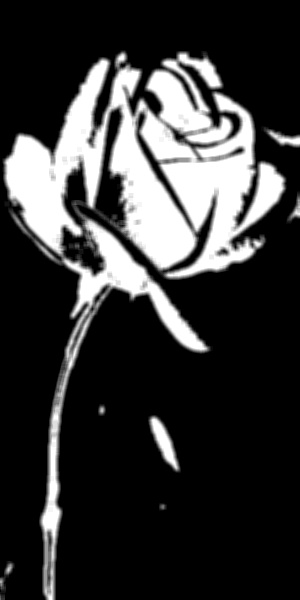
#> input picture 24-7-20_IP_Task-1_Prathamesh_Yadav/averaging.jpg, 300 x 600 px, given in place of rose_flower.jpg, which was not available
$ python task.py
#> lines starting #> are read from the running program, lines starting #| are printed output that depends on the picture; after the words box and inside, x2 and y2 are one past the last pixel; in counts of white or black regions, pixels touching at a corner belong together; pictures that were not available may be replaced by others from this repository, and a replacement may not be noted
import cv2
import numpy as np

# ----------------------------------------------------------------------------------------------------------------------
img = cv2.imread('rose_flower.jpg')
#> img is the input picture: shape (600, 300, 3); min 0, max 255, mean 54.7
# print(img.shape)
img = cv2.resize(img,(300,600))
def fun(x):
    pass

# [32 lines of commented-out code are left out]
final_low = np.array([25,18,14], np.uint8)
final_high = np.array([196,93,255], np.uint8)
mask = cv2.inRange(img,final_low,final_high)
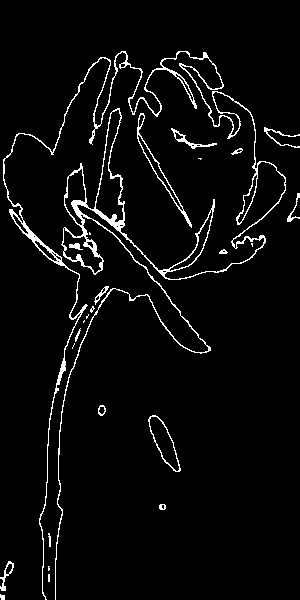
#> mask: shape (600, 300); 4.2% white in thin lines or dots

# blurring -------------------------------------------------------------------------------------------------------------
kernel = np.array(([4,5,6],[5,8,9],[6,3,1]),np.uint8)

# filter2D
blurred = cv2.filter2D(mask,-1,kernel)
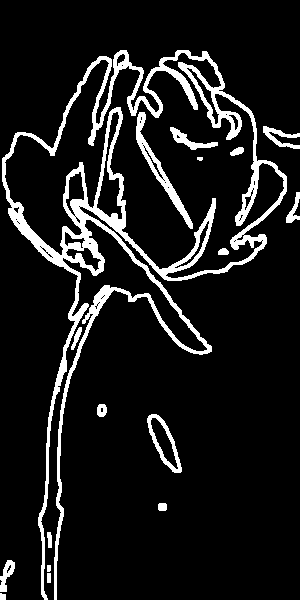
#> blurred: shape (600, 300); 10.4% white; 17 white regions, largest, box (x1, y1, x2, y2) and area: (2, 50, 287, 600) 15444, (136, 112, 193, 229) 975, (147, 414, 182, 473) 540

# averaging
averaging = cv2.blur(mask,(5,5))
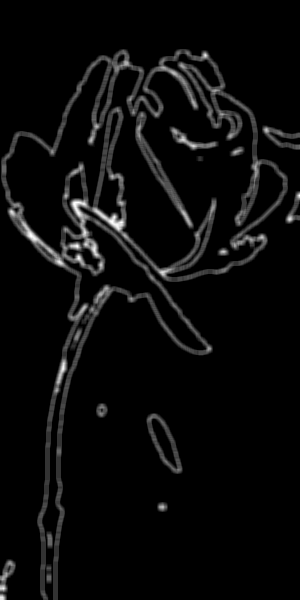
#> averaging: shape (600, 300); min 0, max 255, mean 10.7

# gaussian
gaussian = cv2.GaussianBlur(mask,(5,5),0)
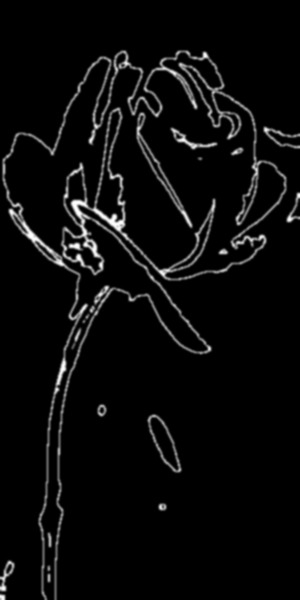
#> gaussian: shape (600, 300); min 0, max 255, mean 10.7

# median
median = cv2.medianBlur(mask,5)
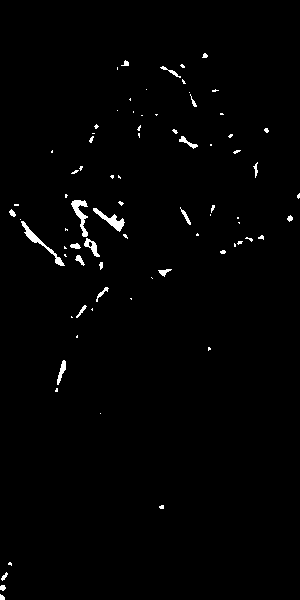
#> median: shape (600, 300); 1.2% white; 79 white regions (55 under 20 px), largest, box (x1, y1, x2, y2) and area: (21, 221, 65, 266) 269, (71, 200, 88, 237) 252, (93, 208, 125, 232) 234

# bilateralFilter
bilateral = cv2.bilateralFilter(mask,9,80,80)

# flowerpot and name ---------------------------------------------------------------------------------------------------
font = cv2.FONT_HERSHEY_DUPLEX
final_img = cv2.putText(img,'ROSE',(0,150),font,1,(0,0,0),2)

final_img = cv2.line(img, (10, 500), (50, 600), (42, 42, 165), 2)
final_img = cv2.line(img, (200, 500), (160, 600), (42, 42, 165), 2)
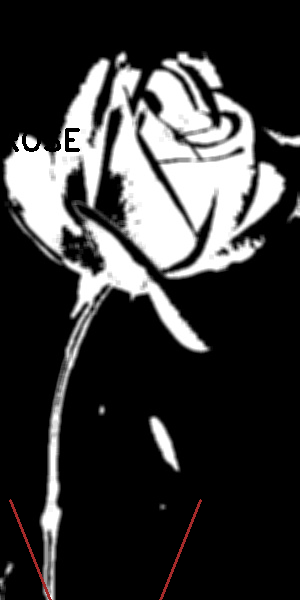
#> final_img: shape (600, 300, 3); mean B, G, R 54.3, 54.3, 54.7
final_img = cv2.line(img, (50, 600), (160, 600), (42, 42, 165), 2)
final_img = cv2.ellipse(img,(105,500),(95,10),0,0,360,(42, 42, 165), 2)
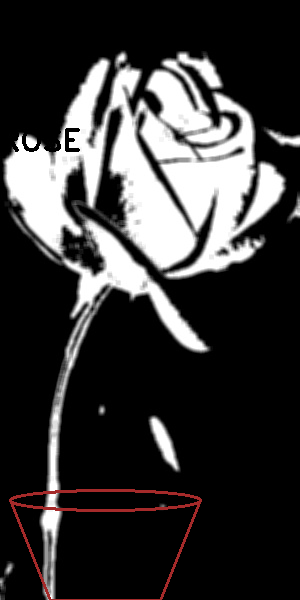
#> final_img: shape (600, 300, 3); mean B, G, R 54.4, 54.4, 55.7

# getting image --------------------------------------------------------------------------------------------------------
var = [mask, blurred, averaging, gaussian, median, bilateral, final_img]
names = ['masked', 'filter2D', 'averaging', 'gaussian', 'median', 'bilateralFilter', 'final_img']

for i in range(len(var)):
    cv2.imshow(names[i],var[i])
#> this loop made 7 passes

# saving ---------------------------------------------------------------------------------------------------------------
for i in range(len(var)):
    cv2.imwrite(f'E:/TRF/upl_task/RoboSpark-Nikita_Salunkhe/24-7-20_IP_Task-1_Prathamesh_Yadav/{names[i]}.jpg',var[i])

# ----------------------------------------------------------------------------------------------------------------------
cv2.waitKey(0)
cv2.destroyAllWindows()
